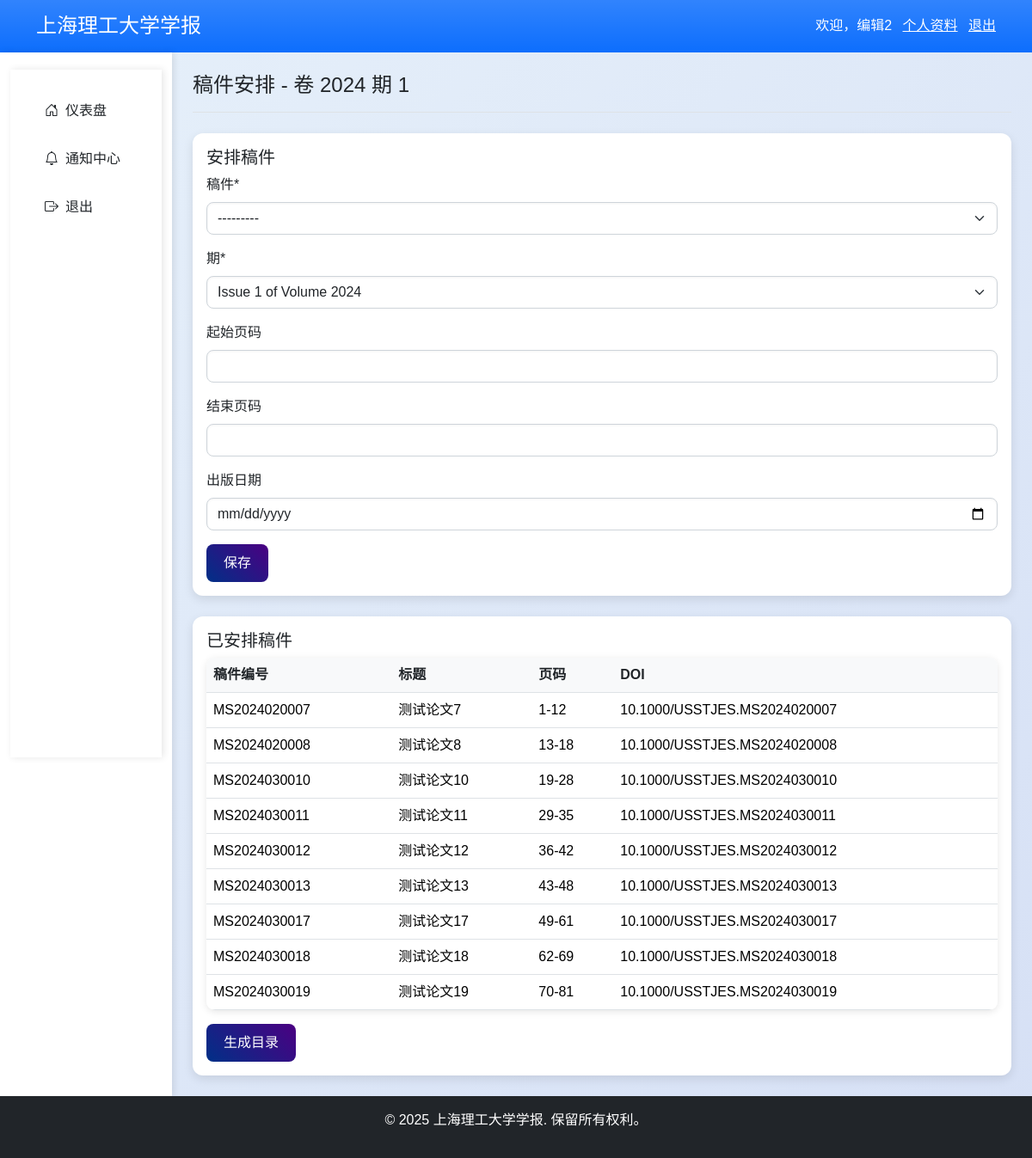
The page /publication/volumes/47/issues/1/arrange/ (signed in) on the database its author committed.
### accounts/models.py (models this page shows, shortened)
class UserProfile(models.Model):
    user = models.OneToOneField(User, on_delete=models.CASCADE, related_name="profile")
    full_name = models.CharField("姓名", max_length=50)
    institution = models.CharField("单位", max_length=200)
    title = models.CharField("职称", max_length=50, blank=True)
    email = models.EmailField("电子邮箱", unique=True)
    phone = models.CharField(
        "电话", max_length=20, validators=[RegexValidator(r'^\+?\d{10,15}$', "电话格式无效")])
    orcid = models.CharField("ORCID", max_length=50, blank=True)
    research_fields = models.ManyToManyField(ResearchField, verbose_name="研究领域")
    class Meta:
        verbose_name = "用户资料"
        verbose_name_plural = "用户资料"

### publication/models.py (models this page shows, shortened)
class Issue(models.Model):
    volume = models.ForeignKey(Volume, on_delete=models.CASCADE, related_name="issues", verbose_name="卷")
    issue_number = models.IntegerField("期号")
    publication_date = models.DateField("出版日期", null=True, blank=True)
    is_published = models.BooleanField("是否发布", default=False)
    class Meta:
        unique_together = ('volume', 'issue_number')
        verbose_name = "期"
        verbose_name_plural = "期"
    def __str__(self):
        return f"Issue {self.issue_number} of Volume {self.volume.volume_number}"

class Volume(models.Model):
    volume_number = models.IntegerField("卷号", unique=True)
    year = models.IntegerField("年份")
    is_published = models.BooleanField("是否发布", default=False)
    publish_date = models.DateField("发布日期", null=True, blank=True)
    class Meta:
        verbose_name = "卷"
        verbose_name_plural = "卷"

class ManuscriptPublication(models.Model):
    manuscript = models.OneToOneField(Manuscript, on_delete=models.CASCADE, verbose_name="稿件")
    issue = models.ForeignKey(Issue, on_delete=models.CASCADE, related_name="manuscripts", verbose_name="期")
    page_start = models.IntegerField("起始页码", null=True, blank=True)
    page_end = models.IntegerField("结束页码", null=True, blank=True)
    doi = models.CharField("DOI", max_length=100, blank=True)
    publication_date = models.DateField("出版日期", null=True, blank=True)
    class Meta:
        verbose_name = "稿件出版"
        verbose_name_plural = "稿件出版"

### manuscripts/models.py (models this page shows, shortened)
class Manuscript(models.Model):
    manuscript_id = models.CharField("稿件编号", max_length=20, unique=True)
    STATUS_CHOICES = [
        ('DRAFT', '草稿'),
        ('SUBMITTED', '已提交'),
        ('UNDER_REVIEW', '外审中'),
        ('REVISION_REQUIRED', '需要修改'),
        ('REVISED', '已修改'),
        ('ACCEPTED', '已接受'),
        ('REJECTED', '已拒绝'),
        ('REJECT_INITIAL', '初审拒绝'),
        ('PUBLISHED', '已发表'),
    ]
    STATUS_CHOICES_DICT = dict(STATUS_CHOICES)
    status = models.CharField("状态", max_length=30, choices=STATUS_CHOICES, default='DRAFT')
    title_cn = models.CharField("中文标题", max_length=200)
    title_en = models.CharField("英文标题", max_length=200)
    authors = models.TextField("作者列表")
    affiliations = models.TextField("作者单位")
    corresponding_author = models.CharField("通讯作者", max_length=100)
    submitter = models.ForeignKey(User, on_delete=models.CASCADE, related_name="submitted_manuscripts")
    type = models.ForeignKey(ManuscriptType, on_delete=models.SET_NULL, null=True, verbose_name="稿件类型")
    abstract_cn = models.TextField("中文摘要")
    abstract_en = models.TextField("英文摘要")
    keywords_cn = models.CharField("中文关键词", max_length=200)
    keywords_en = models.CharField("英文关键词", max_length=200)
    category_number = models.CharField("中图分类号", max_length=50, blank=True)
    research_field = models.ForeignKey(ResearchField, on_delete=models.SET_NULL, null=True, verbose_name="研究领域")
    similarity_rate = models.FloatField(
        "查重率", default=0.0, validators=[MinValueValidator(0.0), MaxValueValidator(100.0)])
    manuscript_file = models.FileField("原稿文件", upload_to="manuscripts/")
    revised_file = models.FileField("修改稿文件", upload_to="manuscripts/revised/", blank=True)
    additional_file = models.FileField("附加文件", upload_to="manuscripts/additional/", blank=True)
    created_at = models.DateTimeField("创建时间", auto_now_add=True)
    updated_at = models.DateTimeField("更新时间", auto_now=True)
    submit_date = models.DateTimeField("提交时间", null=True, blank=True)
    handling_editor = models.ForeignKey(
        User, on_delete=models.SET_NULL, related_name="handling_manuscripts", null=True, blank=True, verbose_name="责任编辑"
    )
    decision_date = models.DateTimeField("决定时间", null=True, blank=True)
    publish_date = models.DateField("出版日期", null=True, blank=True)
    volume = models.IntegerField("卷号", null=True, blank=True)
    issue = models.IntegerField("期号", null=True, blank=True)
    class Meta:
        verbose_name = "稿件"
        verbose_name_plural = "稿件"
    def __str__(self):
        return self.manuscript_id

### publication/views.py (the view, shortened to what this page needs)
# urls.py: path('volumes/<int:volume_id>/issues/<int:issue_id>/arrange/', views.arrange_manuscripts, name='arrange_manuscripts'),
@login_required
def arrange_manuscripts(request, volume_id, issue_id):
    issue = get_object_or_404(Issue, volume_id=volume_id, issue_number=issue_id)
    form = ManuscriptPublicationForm(request.POST or None, initial={'issue': issue})
    publications = ManuscriptPublication.objects.filter(issue=issue)
    return render(request, 'publication/arrange_manuscripts.html', {'form': form, 'issue': issue, 'publications': publications})

### publication/forms.py (shortened to what this page needs)
class ManuscriptPublicationForm(forms.ModelForm):
    manuscript = forms.ModelChoiceField(
        queryset=Manuscript.objects.filter(status='ACCEPTED'),
        label="稿件"
    )
    class Meta:
        model = ManuscriptPublication
        fields = ['manuscript', 'issue', 'page_start', 'page_end', 'publication_date']
        widgets = {
            'publication_date': forms.DateInput(attrs={'type': 'date'}),
        }

### templates/publication/arrange_manuscripts.html (shortened to what this page needs)
{% extends "base.html" %}
{% load crispy_forms_filters %}
{% block page_title %}稿件安排 - 卷 {{ issue.volume.volume_number }} 期 {{ issue.issue_number }}{% endblock %}
{% block content %}
<div class="card shadow mb-4">
  <div class="card-body">
    <h2 class="card-title h5">安排稿件</h2>
    <form method="post">
      {{ form|crispy }}
      <button type="submit" class="btn btn-primary bg-gradient">保存</button>
    </form>
  </div>
</div>
<div class="card shadow">
  <div class="card-body">
    <h2 class="card-title h5">已安排稿件</h2>
    <table class="table table-hover">
      <thead>
        <tr><th>稿件编号</th><th>标题</th><th>页码</th><th>DOI</th></tr>
      </thead>
      <tbody>
        {% for pub in publications %}
          <tr>
            <td>{{ pub.manuscript.manuscript_id }}</td>
            <td>{{ pub.manuscript.title_cn }}</td>
            <td>{{ pub.page_start }}-{{ pub.page_end }}</td>
            <td>{{ pub.doi }}</td>
          </tr>
        {% endfor %}
      </tbody>
    </table>
    <a href="{% url 'generate_toc' issue.volume.id issue.issue_number %}" class="btn btn-primary bg-gradient">生成目录</a>
  </div>
</div>
{% endblock %}

### templates/components/header.html
<header class="bg-primary bg-gradient text-white py-3">
  <div class="container d-flex justify-content-between align-items-center">
    <h1 class="h4 mb-0">上海理工大学学报</h1>
    {% if user.is_authenticated %}
      <div>
        <span>欢迎，{{ user.profile.full_name }}</span>
        <a href="{% url 'profile' %}" class="text-white mx-2">个人资料</a>
        <a href="{% url 'logout' %}" class="text-white">退出</a>
      </div>
    {% else %}
      <div>
        <a href="{% url 'login' %}" class="text-white mx-2">登录</a>
        <a href="{% url 'register' %}" class="text-white">注册</a>
      </div>
    {% endif %}
  </div>
</header>

### static/css/custom.css (style rules this page uses)
body { background: linear-gradient(135deg, #e6f0fa 0%, #d6e0f5 100%) !important; font-family: 'Arial', sans-serif; color: #212529; }
.card { border-radius: 12px !important; border: none !important; background: #ffffff !important; box-shadow: 0 4px 12px rgba(0, 0, 0, 0.1) !important; transition: transform 0.2s ease, box-shadow 0.2s ease; }
.btn-primary.bg-gradient { background: linear-gradient(45deg, #003087, #4B0082) !important; border: none !important; color: #ffffff !important; padding: 10px 20px; font-weight: 500; border-radius: 8px !important; transition: all 0.3s ease; }
.table { background: #ffffff !important; border-radius: 10px !important; overflow: hidden; box-shadow: 0 2px 8px rgba(0, 0, 0, 0.1) !important; }
.table th { background: #f8f9fa !important; color: #212529 !important; font-weight: 600; }
.form-control, .form-select { border-radius: 8px !important; border: 1px solid #ced4da !important; box-shadow: inset 0 1px 3px rgba(0, 0, 0, 0.05) !important; transition: all 0.3s ease; }

### rows shown on the page
Issue: volume.volume_number "2024", issue_number "1"
Manuscript: manuscript "---------"
ManuscriptPublication: manuscript.manuscript_id "MS2024020007", manuscript.title_cn "测试论文7", page_start "1", page_end "12", doi "10.1000/USSTJES.MS2024020007"
ManuscriptPublication: manuscript.manuscript_id "MS2024020008", manuscript.title_cn "测试论文8", page_start "13", page_end "18", doi "10.1000/USSTJES.MS2024020008"
ManuscriptPublication: manuscript.manuscript_id "MS2024030010", manuscript.title_cn "测试论文10", page_start "19", page_end "28", doi "10.1000/USSTJES.MS2024030010"
ManuscriptPublication: manuscript.manuscript_id "MS2024030011", manuscript.title_cn "测试论文11", page_start "29", page_end "35", doi "10.1000/USSTJES.MS2024030011"
ManuscriptPublication: manuscript.manuscript_id "MS2024030012", manuscript.title_cn "测试论文12", page_start "36", page_end "42", doi "10.1000/USSTJES.MS2024030012"
ManuscriptPublication: manuscript.manuscript_id "MS2024030013", manuscript.title_cn "测试论文13", page_start "43", page_end "48", doi "10.1000/USSTJES.MS2024030013"
ManuscriptPublication: manuscript.manuscript_id "MS2024030017", manuscript.title_cn "测试论文17", page_start "49", page_end "61", doi "10.1000/USSTJES.MS2024030017"
ManuscriptPublication: manuscript.manuscript_id "MS2024030018", manuscript.title_cn "测试论文18", page_start "62", page_end "69", doi "10.1000/USSTJES.MS2024030018"
ManuscriptPublication: manuscript.manuscript_id "MS2024030019", manuscript.title_cn "测试论文19", page_start "70", page_end "81", doi "10.1000/USSTJES.MS2024030019"

### other values the page prints
{{ user.profile.full_name }} "编辑2"
